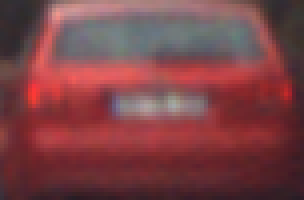
%> input picture LAB_4/M-Files/car.png, 76 x 50 px (shown 4 times larger)
$ octave --eval "histograms(imread('car.png'));"   (GNU Octave 9; MATLAB toolbox functions it lacks are replaced by stand-ins)
%> lines starting %> are read from the running program, lines starting %| are printed output that depends on the picture
%% input: RGB image. It displays the variation of the RGB components and of the Hue one in the area of the red car on the street
function histograms(RGBimage)
    fontSize=18;

    %% Compute and plot RGB components histograms
    figure, set(gcf, 'Position', get(0, 'ScreenSize'));
    sgtitle('RGB and Hue values of the red car ', 'FontSize', fontSize);

    just_red = RGBimage(:,:,1);
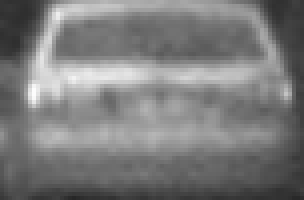
%> just_red: size 50x76 uint8 (shown 4 times larger); min 39, max 252, mean 123.5
    just_green = RGBimage(:,:,2);
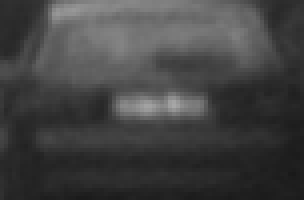
%> just_green: size 50x76 uint8 (shown 4 times larger); min 25, max 167, mean 66.6
    just_blue = RGBimage(:,:,3);

	% portion of the RGBimage that contains the red car
    subplot(2, 4, 1), imagesc(just_red), colormap gray,
        title('Red image of red car'), set(gca, 'xtick',[],'ytick',[]);
    subplot(2, 4, 2), imagesc(just_green), colormap gray,
        title('Green image of the red car'), set(gca, 'xtick',[],'ytick',[]);
    subplot(2, 4, 3), imagesc(just_blue), colormap gray,
        title('Blue image of the red car'), set(gca, 'xtick',[],'ytick',[]);

    % histogram of the Red image
	hR = subplot(2, 4, 5);
	[countsR, grayLevelsR] = imhist(RGBimage(:,:,1));
%> countsR = 256 values, max 64 at index 109, min 0 at index 1, mean 14.84; grayLevelsR = 256 values from 0 to 255
	maxGLValueR = find(countsR > 0, 1, 'last');
%> maxGLValueR = 253
	maxCountR = max(countsR);
%> maxCountR = 64
	bar(countsR, 'r');
	grid on;
	xlabel('Gray Levels'), ylabel('Pixel Count'), title('Histogram of Red Band');

    % histogram of the Green image
	hG = subplot(2, 4, 6);
	[countsG, grayLevelsG] = imhist(RGBimage(:,:,2));
%> countsG = 256 values, max 110 at index 43, min 0 at index 1, mean 14.84; grayLevelsG = 256 values from 0 to 255
	maxGLValueG = find(countsG > 0, 1, 'last');
%> maxGLValueG = 168
	maxCountG = max(countsG);
%> maxCountG = 110
	bar(countsG, 'g', 'BarWidth', 0.95);
	grid on;
	xlabel('Gray Levels'), ylabel('Pixel Count'), title('Histogram of Green Band');

	% histogram of the Blue image
	hB = subplot(2, 4, 7);
	[countsB, grayLevelsB] = imhist(RGBimage(:,:,3));
%> countsB = 256 values, max 138 at index 46, min 0 at index 1, mean 14.84; grayLevelsB = 256 values from 0 to 255
	maxGLValueB = find(countsB > 0, 1, 'last');
%> maxGLValueB = 169
	maxCountB = max(countsB);
%> maxCountB = 138
	bar(countsB, 'b');
	grid on;
	xlabel('Gray Levels'), ylabel('Pixel Count'), title('Histogram of Blue Band');

    %% Compute and plot HSV components' histograms

    HSVimage=rgb2hsv(RGBimage);
%> HSVimage: size 50x76x3 double; mean H, S, V 0.79, 0.456, 0.488

    % Hue value of the red car
	subplot(2, 4, 4), imagesc(HSVimage(:,:,1)), colormap gray,
        title('Hue image of the red car'), set(gca, 'xtick',[],'ytick',[]);

    % histogram of the Hue values
	hH = subplot(2, 4, 8);
	[countsH, grayLevelsH] = imhist(HSVimage(:,:,1));
%> countsH = 256 values, max 467 at index 254, min 0 at index 23, mean 14.84; grayLevelsH = 256 values from 0 to 1
	maxGLValueH = find(countsH > 0, 1, 'last');
%> maxGLValueH = 256
	maxCountH = max(countsH);
%> maxCountH = 467
	bar(countsH, 'r');
	grid on;
	xlabel('Gray Levels'), ylabel('Pixel Count'), title('Histogram of Hue Band');

	%% Set all axes to be the same width and height
	% This makes it easier to compare them
	maxGL = max([maxGLValueR,  maxGLValueG, maxGLValueB, maxGLValueH]);
%> maxGL = 256
	maxCount = max([maxCountR,  maxCountG, maxCountB, maxCountH]);
%> maxCount = 467
	axis([hR hG hB hH], [0 maxGL 0 maxCount]);
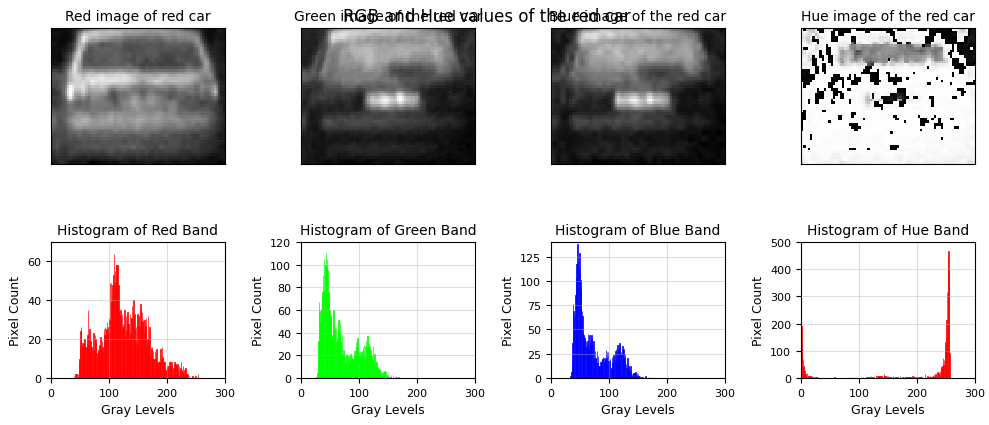
%> figure redrawn from the program's plot data, 8 panels
    drawnow;
    print('histograms_car_region','-dpng')
end

$ run again, on LAB_4/M-Files/ur_c_s_03a_01_L_0376.png
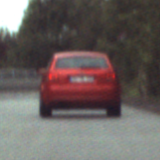
%> input picture LAB_4/M-Files/ur_c_s_03a_01_L_0376.png, 160 x 160 px
%> in histograms, `just_red = RGBimage(:,:,1);`:
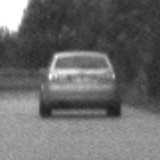
%> just_red: size 160x160 uint8; min 25, max 255, mean 105.8
%> in histograms, `just_green = RGBimage(:,:,2);`:
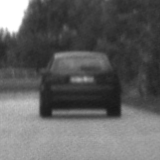
%> just_green: size 160x160 uint8; min 23, max 255, mean 96.9
%> countsR = 256 values, max 545 at index 63, min 0 at index 1, mean 100; grayLevelsR = 256 values from 0 to 255
%> maxGLValueR = 256
%> maxCountR = 545
%> countsG = 256 values, max 612 at index 256, min 0 at index 1, mean 100; grayLevelsG = 256 values from 0 to 255
%> maxGLValueG = 256
%> maxCountG = 612
%> countsB = 256 values, max 784 at index 49, min 0 at index 1, mean 100; grayLevelsB = 256 values from 0 to 255
%> maxGLValueB = 256
%> maxCountB = 784
%> HSVimage: size 160x160x3 double; mean H, S, V 0.41, 0.167, 0.427
%> countsH = 256 values, max 1657 at index 1, min 0 at index 85, mean 100; grayLevelsH = 256 values from 0 to 1
%> maxGLValueH = 256
%> maxCountH = 1657
%> maxGL = 256
%> maxCount = 1657
